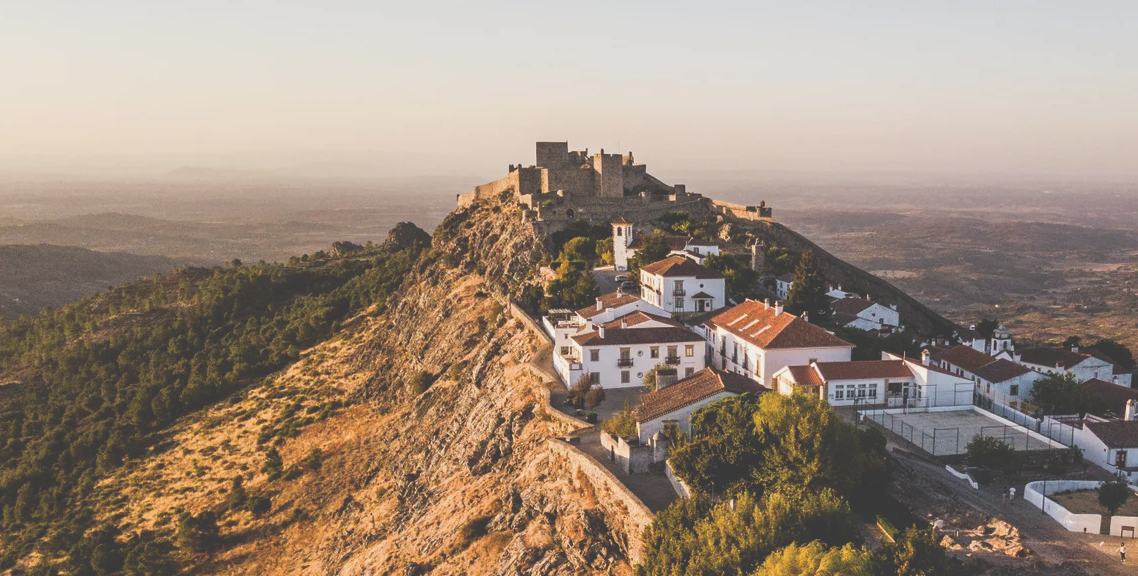
#> input picture Parte_08/images/marvao/1.png, 1138 x 576 px, found by its file name
$ python main.py
#> lines starting #> are read from the running program, lines starting #| are printed output that depends on the picture; after the words box and inside, x2 and y2 are one past the last pixel; in counts of white or black regions, pixels touching at a corner belong together
#!/usr/bin/env python3

import cv2
import numpy as np
from copy import deepcopy
from random import randint


def main():

    # ------------------------------
    # Initialization
    # ------------------------------
    train_img = cv2.imread('../images/castle/1.png')
#> train_img is the input picture: shape (576, 1138, 3); mean B, G, R 124.3, 138.9, 156
    query_img = cv2.imread('../images/castle/2.png')
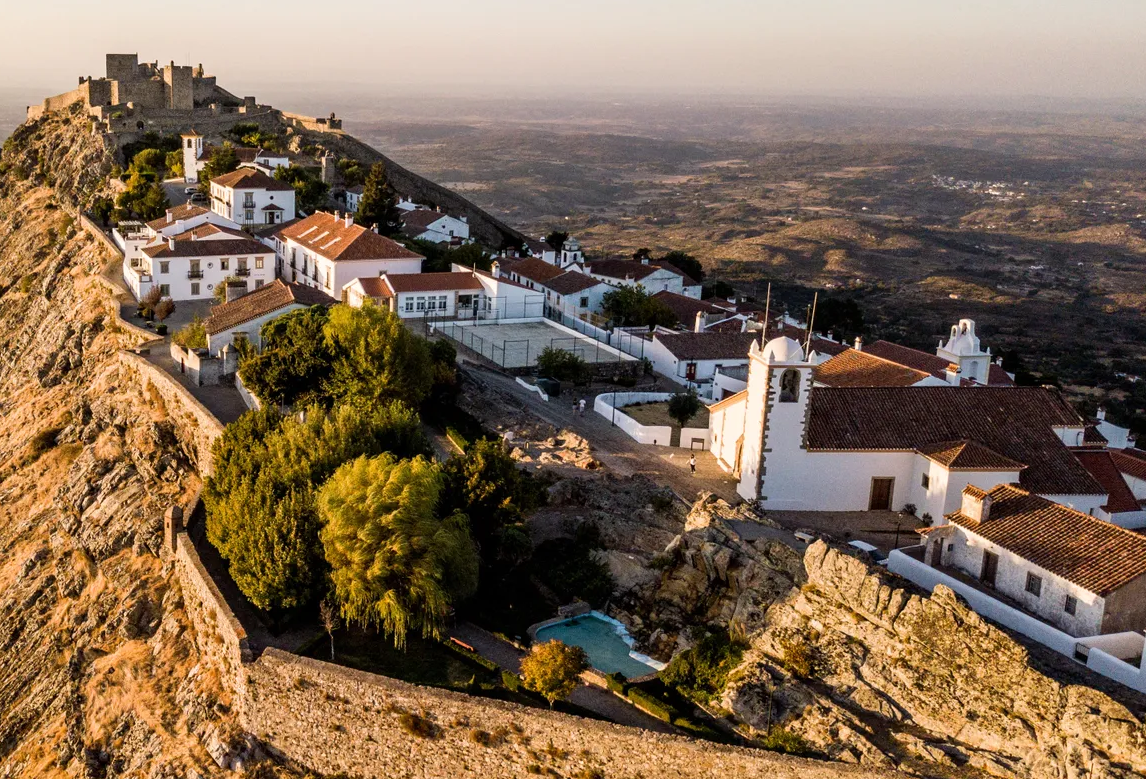
#> input picture Parte_08/images/marvao/2.png, 1146 x 779 px, found by its file name
#> query_img is the input picture: shape (779, 1146, 3); mean B, G, R 83, 104.3, 126.1
    train_img_gui = deepcopy(train_img)
    query_img_gui = deepcopy(query_img)


    # ------------------------------
    # Execution
    # ------------------------------

    # Sift features ----------------
    sift_detector = cv2.SIFT_create(nfeatures=100) # vai fazer uma deteção e vai apanhar no max 500 pontos

    t_key_points, t_descriptors = sift_detector.detectAndCompute(train_img, None)
#> t_key_points = 100 keypoints; strongest (x, y, size): (747, 299, 1.8), (776, 303, 1.8), (672, 198, 4.4), (602, 150, 2.1)
    q_key_points, q_descriptors = sift_detector.detectAndCompute(query_img, None)
#> q_key_points = 100 keypoints; strongest (x, y, size): (271, 198, 2.3), (857, 339, 2.6), (317, 211, 2), (655, 441, 1.9)


    # Match the keypoints ------------
    index_params = dict(algorithm = 1, trees = 15)
    search_params = dict(checks = 50)
    flann_matcher = cv2.FlannBasedMatcher(index_params, search_params)
    best_matches = flann_matcher.knnMatch(q_descriptors, t_descriptors, k=1) # k = 1, means the best match, tuplos com k elementos, so melhores k matches
#> best_matches = 100 matches
    # knnMatch é pra calcular a distância de um descriptor para o outro

    # create a list os matches
    matches = []
    for match_idx, match in enumerate(best_matches):

        best_match = match[0] # to get the cv2.DMatch from the tuple [match = (cv2.DMatch)]
        matches.append(best_match)

        if match_idx != 77:
            continue


        q_idx = best_match.queryIdx
        t_idx = best_match.trainIdx

        x_q, y_q = int(q_key_points[q_idx].pt[0]), int(q_key_points[q_idx].pt[1])
        # y_q = int(q_key_points[q_idx].pt[1])

        x_t, y_t = int(t_key_points[t_idx].pt[0]), int(t_key_points[t_idx].pt[1])
        # y_t = int(t_key_points[t_idx].pt[1])

        cv2.circle(train_img_gui, (x_t, y_t), 255, (0,0,255), 1)
        cv2.circle(query_img_gui, (x_q, y_q), 255, (0,0,255), 1)
#> this loop made 100 passes
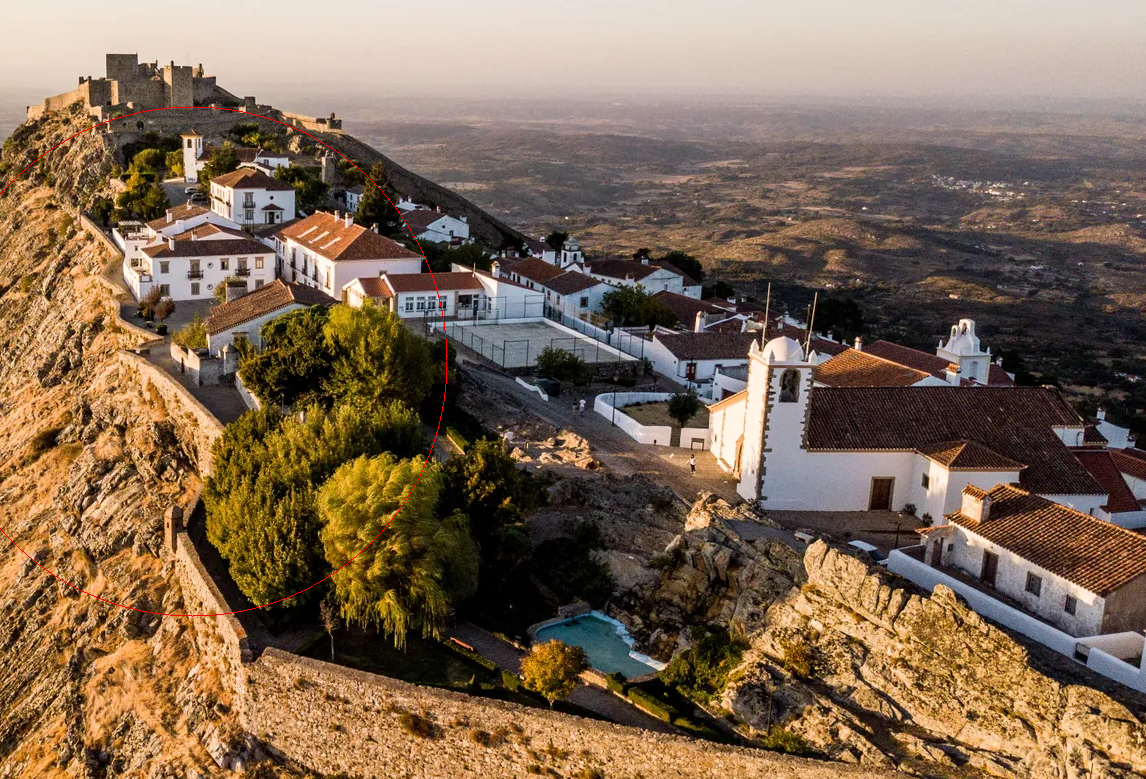
#> query_img_gui: shape (779, 1146, 3); 0.12% of pixels changed, all inside (x1, y1, x2, y2) = (0, 106, 448, 617)
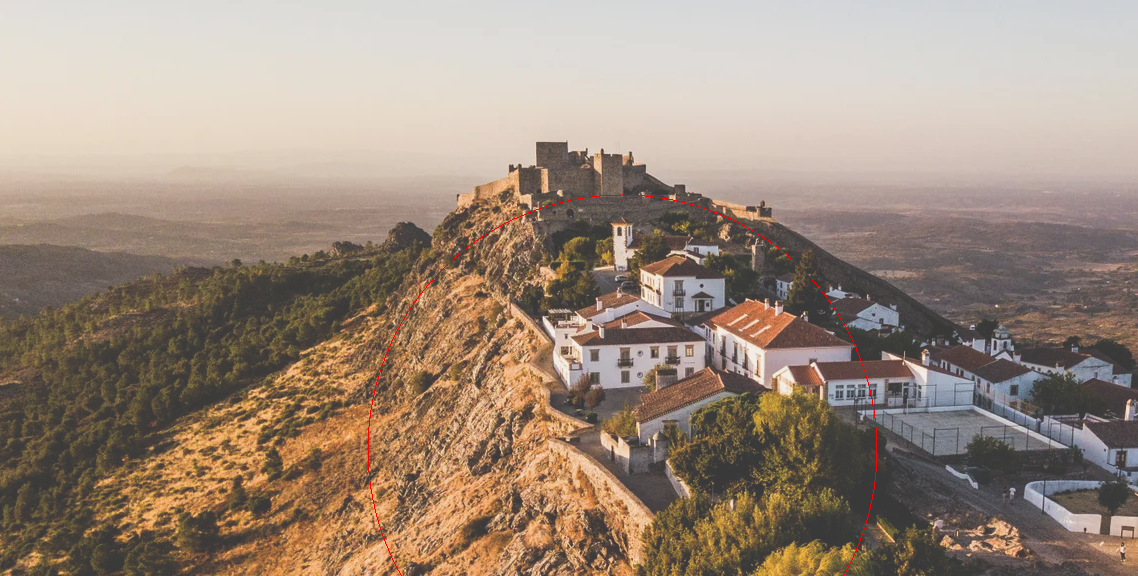
#> train_img_gui: shape (576, 1138, 3); 0.15% of pixels changed, all inside (x1, y1, x2, y2) = (367, 194, 878, 576)
#> after the loop, matches = 100 matches

        # break

    matches_image = cv2.drawMatches(query_img, q_key_points, train_img, t_key_points, matches, None)
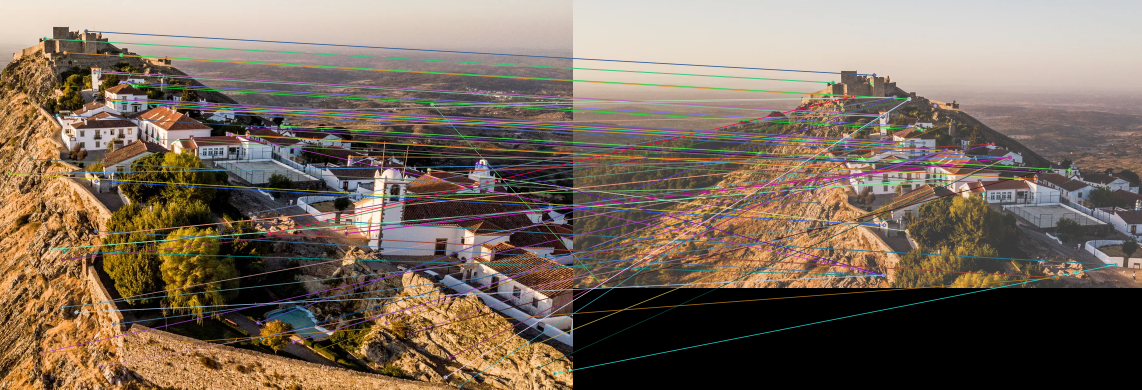
#> matches_image: shape (779, 2284, 3) (shown at 1/2 size); mean B, G, R 91.9, 106.3, 121.7


    # ------------------------------
    # Visualization
    # ------------------------------

    # Draw the key points on the images -------
    for key_point in t_key_points:
        x, y = int(key_point.pt[0]), int(key_point.pt[1])
        color = (randint(0, 255), randint(0, 255), randint(0, 255))
        cv2.circle(train_img_gui, (x,y), 15, color, 1)
#> this loop made 100 passes
#> (key_point, x, y, color) on passes 1 to 10: (keypoint at (683.3, 255.7), size 2.1, 683, 255, (197, 215, 20)), (keypoint at (701.4, 285.6), size 2.4, 701, 285, (132, 248, 207)), (keypoint at (701.4, 285.6), size 2.4, 701, 285, (155, 244, 183)), (keypoint at (701.4, 285.6), size 2.4, 701, 285, (111, 71, 144)), (keypoint at (933.3, 343.1), size 2.6, 933, 343, (71, 48, 128)), (keypoint at (821.1, 397.4), size 2.7, 821, 397, (75, 158, 50)), (keypoint at (821, 387.3), size 2.2, 821, 387, (37, 169, 241)), (keypoint at (933.3, 343.1), size 2.6, 933, 343, (51, 181, 222)), (keypoint at (701.4, 285.6), size 2.4, 701, 285, (161, 104, 244)), (keypoint at (539.3, 219.4), size 2.1, 539, 219, (226, 133, 31))
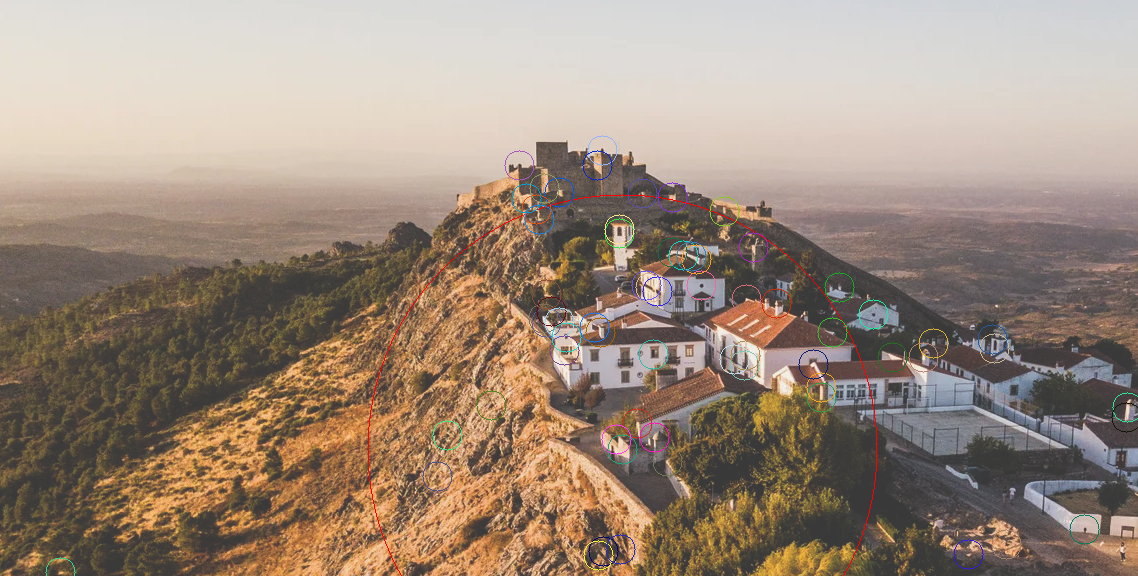
#> train_img_gui: shape (576, 1138, 3); 0.8% of pixels changed, all inside (x1, y1, x2, y2) = (45, 135, 1138, 576)


    for key_point in q_key_points:
        x, y = int(key_point.pt[0]), int(key_point.pt[1])
        color = (randint(0, 255), randint(0, 255), randint(0, 255))
        cv2.circle(query_img_gui, (x,y), 15, color, 1)
#> this loop made 100 passes
#> (key_point, x, y, color) on passes 1 to 10: (keypoint at (564.8, 260.5), size 2, 564, 260, (43, 101, 113)), (keypoint at (172, 62), size 1.9, 172, 62, (31, 197, 4)), (keypoint at (172, 62), size 1.9, 172, 62, (50, 201, 148)), (keypoint at (129.5, 104.8), size 3.9, 129, 104, (229, 250, 111)), (keypoint at (180.7, 471.4), size 3, 180, 471, (216, 42, 188)), (keypoint at (816, 667.9), size 2.1, 815, 667, (112, 133, 85)), (keypoint at (816, 667.9), size 2.1, 815, 667, (220, 98, 183)), (keypoint at (180.7, 471.4), size 3, 180, 471, (58, 32, 14)), (keypoint at (242.2, 109.7), size 4.5, 242, 109, (231, 103, 60)), (keypoint at (242.2, 109.7), size 4.5, 242, 109, (254, 203, 131))
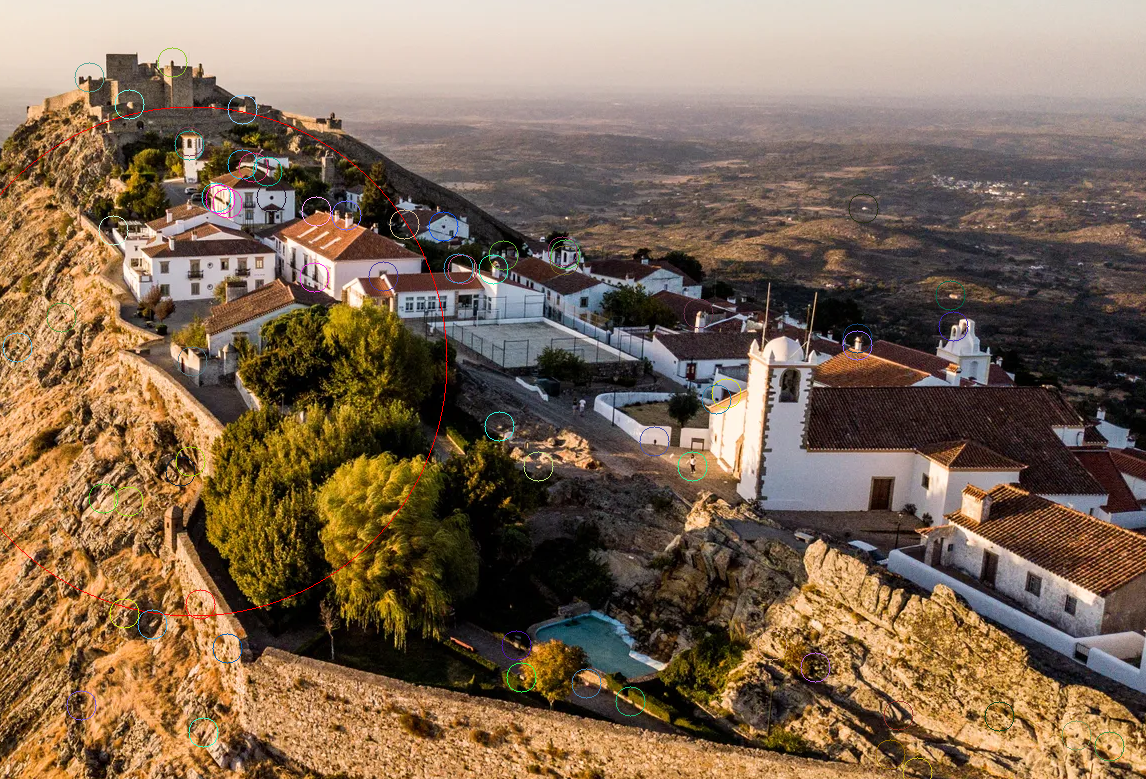
#> query_img_gui: shape (779, 1146, 3); 0.6% of pixels changed, all inside (x1, y1, x2, y2) = (2, 47, 1125, 779)

    cv2.namedWindow('train image', cv2.WINDOW_NORMAL)
    cv2.imshow('train image', train_img_gui)

    cv2.namedWindow('query image', cv2.WINDOW_NORMAL)
    cv2.imshow('query image', query_img_gui)

    cv2.namedWindow('matches image', cv2.WINDOW_NORMAL)
    cv2.imshow('matches image', matches_image)


    cv2.waitKey(0)


    # ------------------------------
    # Termination
    # ------------------------------


if __name__ == "__main__":
    main()
